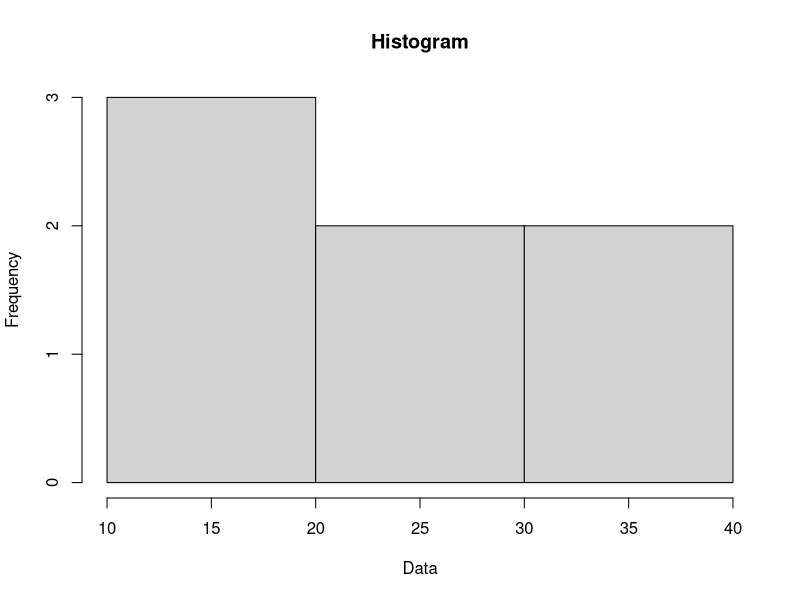

This figure's R source:
# Sample data
data <- c(10, 15, 20, 25, 30, 35, 40)

# Create a histogram plot
hist(data, main = "Histogram", xlab = "Data", ylab = "Frequency")
